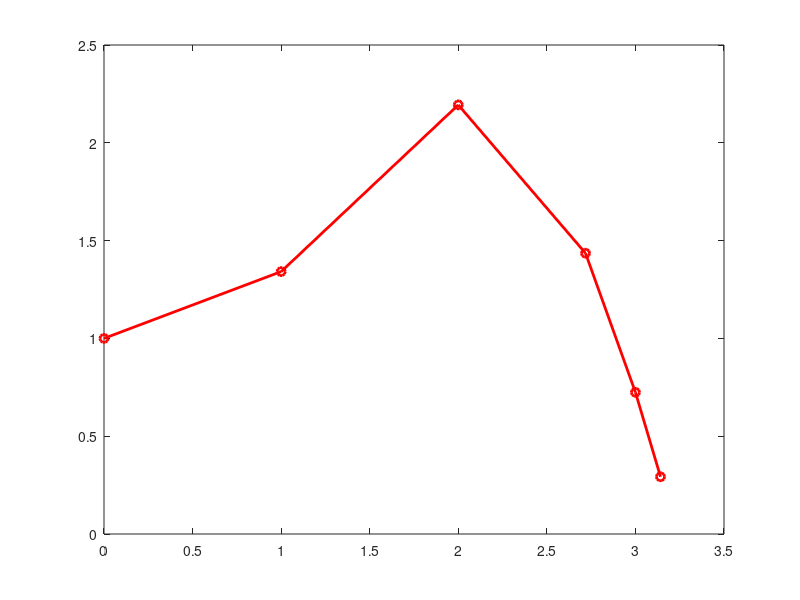

Here is the MATLAB script that generated this plot: (Note: this script raises an error after producing the figure.)
%% Lab0 intro matlab
clear all, close all, clc
%% Esercizio 1
% a)
M=[2 3 4
   3 4 5
   4 5 6];
% col ; non lo stampa
det(M)
% b)
% Costruire la matrice A di ordine n=10
% t.c. l'elemento aij sia la somma degli indici i+j.
n=10;
A=zeros(n); % zeros(n,n); buon uso per motivi prestazionali
% for
for i=1:n
    for j=1:n
        A(i,j)=i+j;
    end
end
A
% while
%while condizionelogica
    % istruzioni
%end

% if condizionelogica
    % istruzioni
% elseif condizione2 (se non è vero il primo if ed è vera la condizione in
% questo if... fa istruzioni2)
    % istruzioni 2
% else % istruzioni 3 (se non è vero né il primo if né il secondo elseif
% end (chiude l'if che avevi aperto prima)
% c)
A(5,3)
A(:,1) % prima colonna
A(3,:) % terza riga
diag(A) % se diamo una matrice dà vettore della diagonale, se gli diamo un vettore restituisce matrice con la diagonale con quel vettore
diag(A,1) % prima sopradiagonale
tril(A) % triangolare superiore
triu(A) % triangolare inferiore
B=A(:,[3 4 8]) % tutte le righe delle colonne 3,4,8
C=A([1 3 10],:) % tutte le colonne delle righe 1,3,10
% d)
n=15;
D=zeros(n); % matrice di zeri
I=eye(n); % matrice identità (1 sulla diagonale = I=diag(ones(1,n))
vettore2=2*ones(1,n-1); % vettore di 2 di dimensione n-1
D2=diag(vettore2,1) % costruisco matrice che ha 2 sulla prima sovradiagonale: dimensionalmente corretto
D=D+I+D2
D(:,1)=(1:n)'; % nella prima colonna mettigli un vettore che va da 1 a n.
D
%% Es2
n=15;
for ii=1:n
    for jj=1:n
        if(mod(ii+jj,2)==0)
            T(ii,jj)=1;
        else
            T(ii,jj)=0;
        end
    end
end
T
%% Es3
hilb(5)
%% Es4
n=10;
vet2=2*ones(n,1);
D2=diag(vet2);
vet1=-ones(n-1,1);
D1=diag(vet1,1);
D11=diag(vet1,-1);
A=zeros(n);
A=A+D2+D1+D11
DetA=det(A)
N1= norm(A,1)
N2= norm(A,2)
NI= norm(A,inf)
K1=cond(A,1)
K2=cond(A,2)
KI=cond(A,inf)
eig(A)
[V,L]=eig(A) 
% L matrice degli autovalori sulla diagonale
L(3,3)
% V matrice degli autovettori: per ciascuna colonna ho l'autovettore
% dell'autovalore corrispondente
V(:,3)
rhoA=max(abs(eig(A)))
norm(A,2)
inv(V)*A*V
diag(eig(A))
% sono uguali
%% Es5
clear all, close all
% in matlab l'* è prodotto matriciale
% .* prodotto costruendo vettore che fa prima comp * prima comp.....
f=@(x) x.*sin(x)+(1/2).^sqrt(x); % pointwise
g=@(t) t.^4+log(t.^3+1);
y= [0 1 2 exp(1) 3 pi]
fy=f(y)
gy=g(y)
% ro- unisce i puntini
plot(y,fy,'ro-','LineWidth',2)
%% Es6
pippo=numeroprimo(7)
% function handle @ comodo, quando una funzione veloce
% altrimenti facciamo un'altra funzione su un altro file
help numeroprimo % ti fa vedere la descrizione che avevi messo nella % del file .m
%% Es9
% definisco la funzione f(x)
f=@(x) 2+(x-3).*sin(5*(x-3))
xvect=linspace(0,6,300); % vettore di valutazione
yf=f(xvect); % valutazione della funzione
plot(xvect,yf,'LineWidth',2) % rappresento la funzione
% aggiungo le rette
r1=@(x) 2+(x-3)
r2=@(x) 2-(x-3)
hold on % sovrappongo al precedente grafico 
plot(xvect,r1(xvect),xvect,r2(xvect),'LineWidth',2) % rappresento le due rette
%% Es10
clear all, close all,clc
x=[-2 -1 0 1 2 3]
x>=0 % funge da selezionatore: restituisce 1 se è maggiore di 0, 0 altrimenti
f=@(x) (-x.^2+2*x).*exp(-x).*(x>=0)-sqrt(x.^2-x).*(x<0)
% tutti quelli non definiti per x<0 si annullano idem dall'altra parte.
x=linspace(-10,10) % 100 valori tra -10 e 10 (default) uguale a -10:100:10
plot(x,f(x))